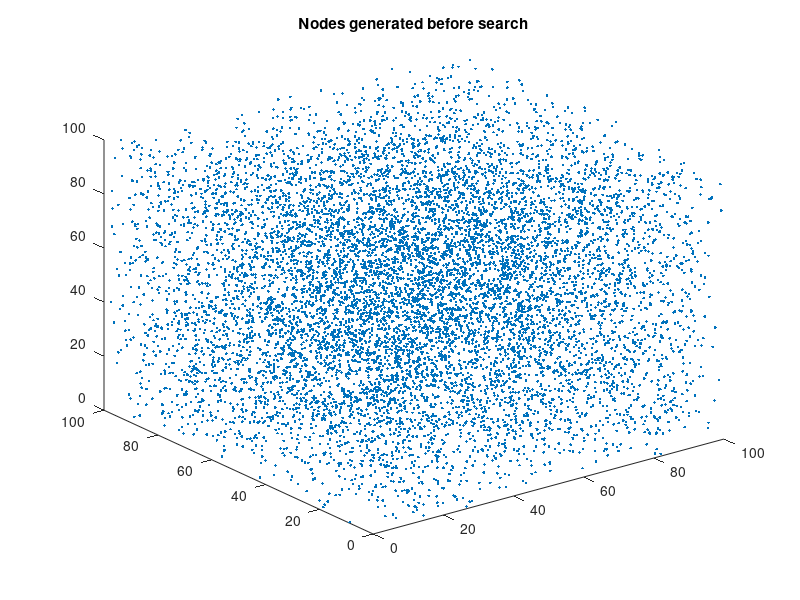

Reproduce this figure in MATLAB. (Note: this script raises an error after producing the figure.)
tic;
clear;close;
%%%%%%%%%%%%%%%%%%%%%%%%%%%%%%%%%%%%%
disp('hi');
global domain ;
domain = [];
a = 0;
b = 100;
x_domain = (b-a).*rand(10000,1) + a;
y_domain = (b-a).*rand(10000,1) + a;
z_domain = (b-a).*rand(10000,1) + a;
count = zeros(10000,1);
domain = [x_domain y_domain z_domain count];
x_domain = [];
y_domain = [];
z_domain = [];
count = [];
figure
plot3(domain(:,1),domain(:,2),domain(:,3),'.')
title('Nodes generated before search');
global feasible_domain;
feasible_domain = [];
global infeasible_domain;
infeasible_domain = [];
%%%%
x = 0;%%defined first point as 0,0  which is feasible and last point as random x_2
y = 0;
z = 0;
x_2 = (b-a).*rand(1,1) + a;
y_2 = (b-a).*rand(1,1) + a;
z_2 = (b-a).*rand(1,1) + a;
figure
% t = test_plot();
% plot(t(:,1),t(:,2),t(:,3),'.y')
% hold on
% %%%%%%%%%%%%%%%%%%%%%%%%%%%%%%%%%%%%%%%%%%%%%%%%%%%%%
 for i =1 : 400
% while size(domain) ~= size(feasible_domain) - count 
    dist_prev =10000;
    pos = [];
    while x ~= x_2 && y ~= y_2 & z ~= z_2 %i am here right now
        if is_feasible_point([x y z]) == 1 %a dynamic step for moving from feasible previously to x,y !chANGE HERE
            feasible_domain = vertcat(feasible_domain, [x y z]) ;%cell typpe for svm
            dist_i = sqrt((domain(:,1) - x).^2 + (domain(:,2) - y).^2 + (domain(:,3) - z).^2);
            dist_f = sqrt((domain(:,1) - x_2).^2 + (domain(:,2) - y_2).^2 + (domain(:,3) - z_2).^2)  ;
            dist = dist_i+dist_f;
            count = [];
            count = 1;
            sz = size(dist);
            while sz(1) ~= count
                if is_feasible_point([domain(count,1) domain(count,2) domain(count,3)]) == 0 && dist_i(count) <= 0.3
                    %above condition dist_i < 0.3 is the IR bound for the
                    %robot
                    infeasible_domain = vertcat(infeasible_domain, [domain(count,1) domain(count,2) domain(count,3)]);
                    dist(count) = [];
                    dist_i(count) = [];
                    dist_f(count) = [];
                    domain(count,:) = [];
                end
                count = count +1;
                sz = [];
                sz = size(dist);
            end
            [val pos] = min(dist);
            while dist_i(pos) >= 0.3 && domain(pos,1) == x && domain(pos,2) == y && domain(pos,3) == z || domain(pos,4) == 1
%this step is very important dis_i(pos) >= dist_f(pos) suggest that the
%robt should follow nodes  such that it should be halfway from the destined
%node / it could be compensated for dist_i(pos) >= ir bound so that robot
%will only travel the visible nodes(dead reckoning)
                dist(pos) = 10000000;
                [val pos] = min(dist);
            end    
            if dist_prev > dist_f(pos)
                x = domain(pos,1);
                y = domain(pos,2);
                z = domain(pos,3);
                domain(pos,4) = 1;  
                dist_prev = dist_f(pos)
            else
                x = x_2;
                y = y_2;
                z = z_2;
                break;
            end
            dist_i = [];
            dist_f = [];
            dist = [];
            
        else
            infeasible_domain = vertcat(infeasible_domain, [x y z]);
            t = is_feasible_edge(feasible_domain(end,:),[x y z]);
            x = t(1);
            y = t(2);
            z = t(3);
            t = [];
            domain(pos,:) = [];
            break;
        end   
    end
    domain(:,4) = 0;
    x_2 = (b-a).*rand(1,1) + a;
    y_2 = (b-a).*rand(1,1) + a;
    z_2 = (b-a).*rand(1,1) + a;
    plot3(feasible_domain(:,1),feasible_domain(:,2),feasible_domain(:,3),'.g')
    if isnan(infeasible_domain) == 0
        hold on
        plot3(infeasible_domain(:,1),infeasible_domain(:,2),infeasible_domain(:,3),'.r')
    end
    pause(0.01)
    hold on
end
hold off;
%%%%%%%%%%%%%%%%%%%%%%%%%%%%%%%%%%%%%%%%%%%%%%%%%%%%%%%%%%%%%% 
dist = [];
dist_i = [];
dist_f = [];
a = [];
b = [];
i = [];
x = [];
y = [];
z = [];
x_2 = [];
y_2 = [];
z_2 = [];
val = [];
dist_prev = [];
count = [];
sz = [];
pos = [];
%%%%%%%%%%%%%%%%%%%%%%%%%%%%%%%%%%%%%%%%%%%%%%%%%%%%%%%%%%%%%%%%%%
domain = [];
toc